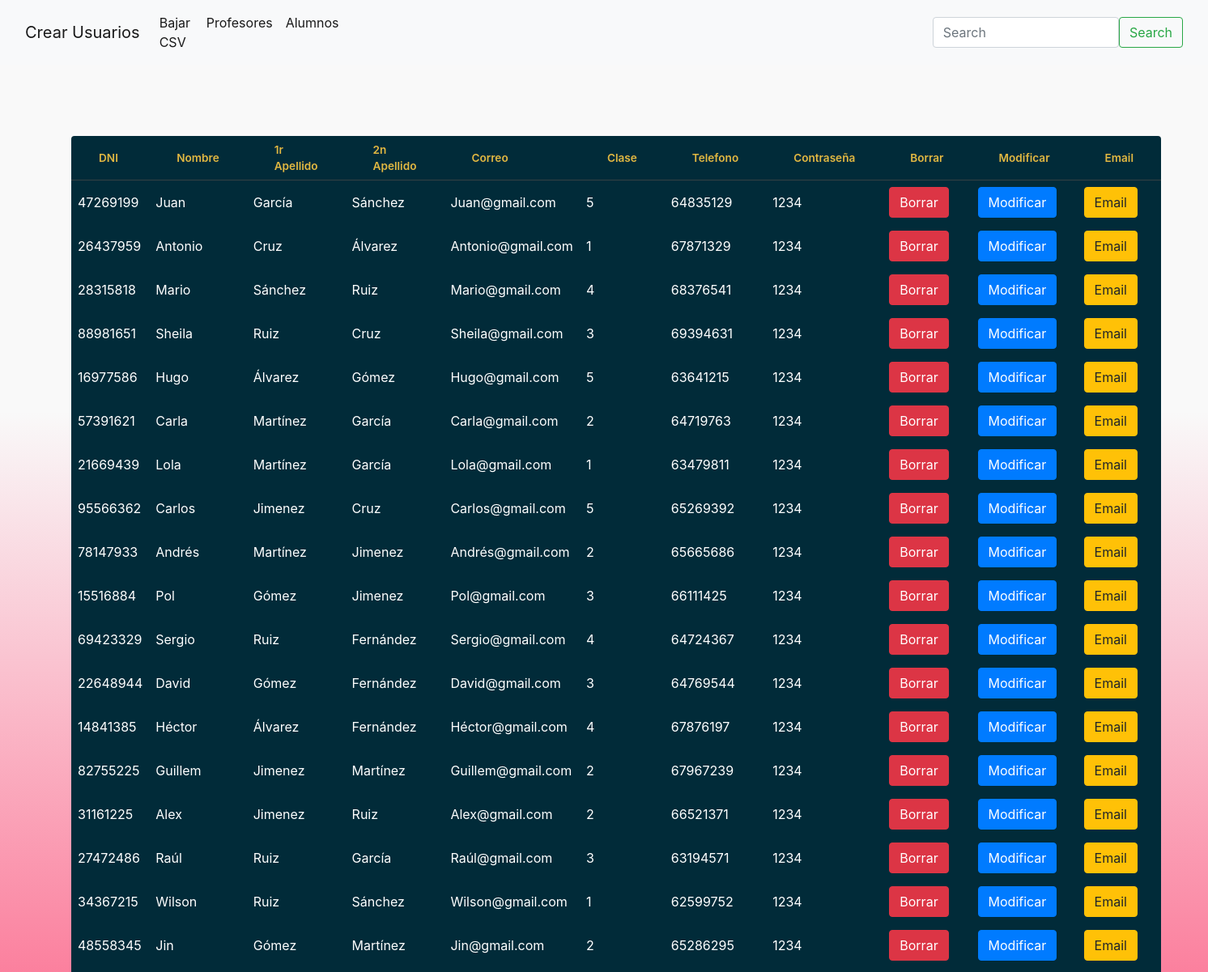
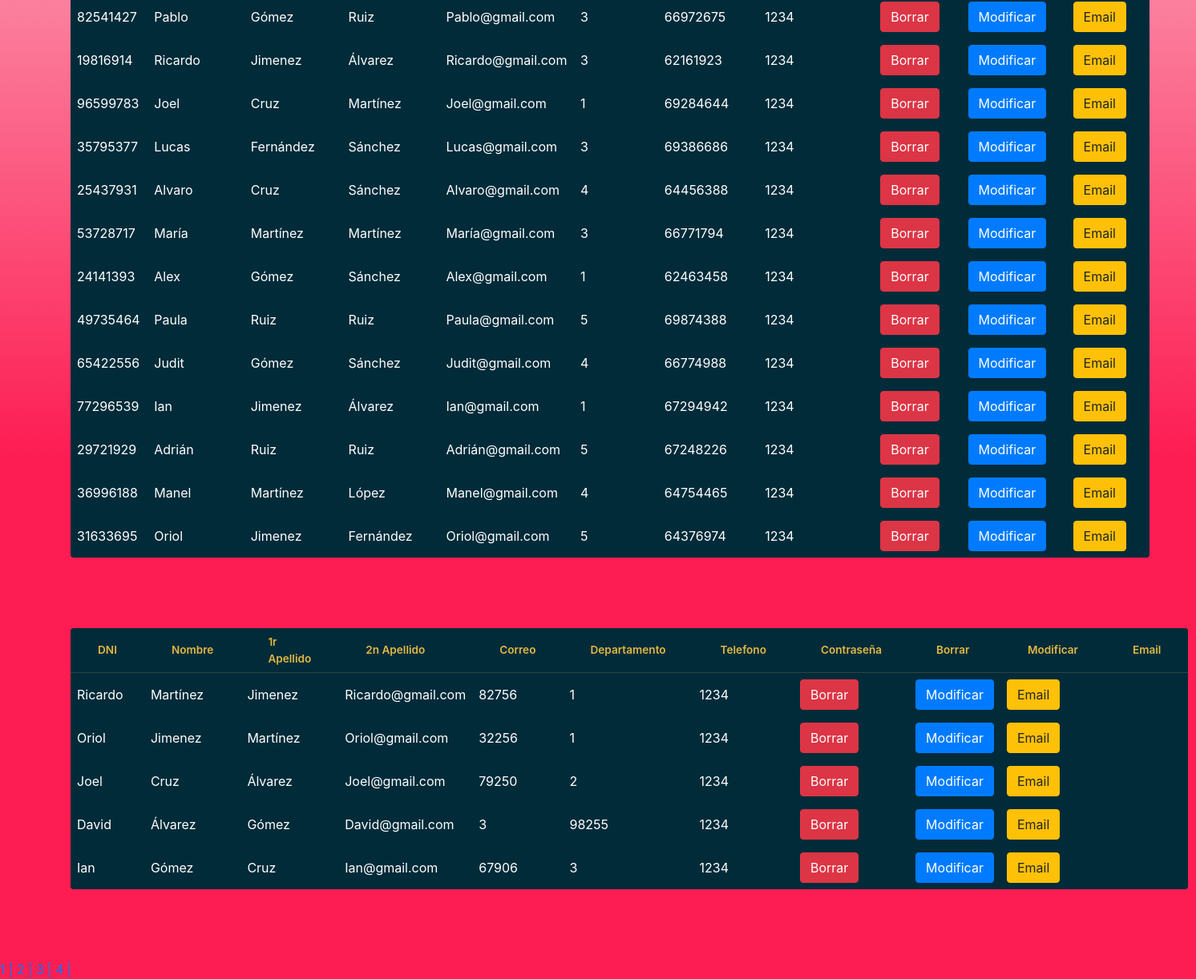
The app's page /admin.php with its own data (2 pictures, top to bottom).
### tables this page shows
CREATE TABLE IF NOT EXISTS tbl_alumne(
	id_alumne int(10) NOT NULL AUTO_INCREMENT,
	dni_alu varchar(9) NULL,
	nom_alu varchar(20) NOT NULL,
	cognom1_alu varchar(20) NULL,
	cognom2_alu varchar(20) NULL,
	telf_alu varchar(9) NULL,
	email_alu varchar(50) NULL,
	classe int(5) NOT NULL,
    passwd_alu varchar(40) NULL,
	constraint pk_alumne PRIMARY KEY (id_alumne)
);

CREATE TABLE IF NOT EXISTS tbl_professor(
	id_professor int(5) NOT NULL AUTO_INCREMENT,
	nom_prof varchar (20) NOT NULL,
	cognom1_prof varchar (20) NULL,
	cognom2_prof varchar (20) NULL,
	email_prof varchar(50) NULL,
	telf varchar (5) NULL,  
	dept int(5) NOT NULL,
    passwd_prof varchar(50) NULL,
	constraint pk_professor PRIMARY KEY (id_professor)
);

### admin.php (the view, shortened to what this page needs)
<!DOCTYPE html>
<html lang="en">
<head>
    <link rel="stylesheet" href="./styles/tabla2.css">
    <link rel="stylesheet" href="https://maxcdn.bootstrapcdn.com/bootstrap/4.0.0/css/bootstrap.min.css"
>
</head>
<body>
<nav class="navbar navbar-expand-lg navbar-light bg-light">
  <div class="container-fluid" >
    <a class="navbar-brand" href="./profeoalu.php">Crear Usuarios</a>
    <div class="collapse navbar-collapse" id="navbarSupportedContent">
      <ul class="navbar-nav me-auto mb-2 mb-lg-0">
        <li class="nav-item">
          <a class="nav-link active" aria-current="page" href="./bajarcsv.php">Bajar CSV</a>
        </li>
        <li class="nav-item">
          <a class="nav-link active" href="">Profesores</a>
        </li>
        <li class="nav-item">
          <a class="nav-link active" href="">Alumnos</a>
        </li>
      </ul>
      <form class="d-flex">
        <input class="form-control me-2" type="search" placeholder="Search" aria-label="Search">
        <button class="btn btn-outline-success" type="submit">Search</button>
      </form>
    </div>
  </div>
</nav>
<?php
include './proc/conexion.php';
$sql = "SELECT * FROM tbl_alumne;";
$listadodept= mysqli_query($connection, $sql);
echo '<table>';
echo '<tr>';
echo '<th>DNI</th>';
echo '<th>Nombre</th>';
echo '<th>1r Apellido</th>';
echo '<th>2n Apellido</th>';
echo '<th>Correo</th>';
echo '<th>Clase</th>';
echo '<th>Telefono</th>';
echo '<th>Contraseña</th>';
echo '<th>Borrar</th>';
echo'<th>Modificar</th>';
echo'<th>Email</th>';
echo '</tr>';
$cantPorPagina = 10;
$sql = "SELECT * from tbl_alumne;";
$queryAnim = mysqli_query($connection, $sql);
$numFilas = mysqli_num_rows($queryAnim);
$cantidadPaginas=ceil($numFilas/$cantPorPagina);
foreach ($listadodept as $alumno) {
    echo '<tr>';
    echo "<td>{$alumno['dni_alu']}</td>";
    echo "<td>{$alumno['nom_alu']}</td>";
    echo "<td>{$alumno['cognom1_alu']}</td>";
    echo "<td>{$alumno['cognom2_alu']}</td>";
    echo "<td>{$alumno['email_alu']}</td>";
    echo "<td>{$alumno['classe']}</td>";
    echo "<td>{$alumno['telf_alu']}</td>";
    echo "<td>{$alumno['passwd_alu']}</td>";
  if (!$_SESSION['login2']) {
    echo "<td><button type='button' class='btn btn-danger' onClick=\"aviso('borrar.php?id={$alumno['id_alumne']};')\" >Borrar</button></td>";
    echo "<td><button class='btn btn-primary' onClick='aviso('modificar.php?id={$alumno['id_alumne']};')'>Modificar</button></td>";
    echo "<td><button type='button' class='btn btn-warning' onClick='aviso('borrar.php?id={$alumno['id_alumne']};')'>Email</button></td>";
  }
}
    echo '</table>';
?>
<?php
$sql1 = "SELECT * FROM tbl_professor;";
$listadoprof= mysqli_query($connection, $sql1);
echo '<table>';
echo '<tr>';
echo '<th>DNI</th>';
echo '<th>Nombre</th>';
echo '<th>1r Apellido</th>';
echo '<th>2n Apellido</th>';
echo '<th>Correo</th>';
echo '<th>Departamento</th>';
echo '<th>Telefono</th>';
echo '<th>Contraseña</th>';
echo '<th>Borrar</th>';
echo'<th>Modificar</th>';
echo'<th>Email</th>';
echo '</tr>';
foreach ($listadoprof as $professor) {
    echo '<tr>';
    echo "<td>{$professor['nom_prof']}</td>";
    echo "<td>{$professor['cognom1_prof']}</td>";
    echo "<td>{$professor['cognom2_prof']}</td>";
    echo "<td>{$professor['email_prof']}</td>";
    echo "<td>{$professor['telf']}</td>";
    echo "<td>{$professor['dept']}</td>";
    echo "<td>{$professor['passwd_prof']}</td>";
    ?>
    <td><button type="button" class="btn btn-danger" onClick="aviso('borrar.php?id=<?php echo $professor['id_professor']; ?>')" >Borrar</button></td>
    <td><button class="btn btn-primary" onClick="aviso('modificar.php?id=<?php echo $professor['id_professor']; ?>')">Modificar</button></td>
    <td><button type="button" class="btn btn-warning" onClick="aviso('borrar.php?id=<?php echo $professor['id_professor']; ?>')" >Email</button></td>
    <?php
}
echo '</table>';
for($i=1;$i<=$cantidadPaginas;$i++) {
  echo "<span><a href='admin.php?pag=$i'>$i  |  </a></span>";
}
?>
</body>
</html>

### styles/tabla2.css (style rules this page uses)
*, *:before, *:after { margin: 0; padding: 0; box-sizing: border-box; }
body { background: rgb(253, 29, 83); background: linear-gradient(0deg, rgba(253, 29, 83, 1) 27%, rgba(249, 249, 249, 1) 79%); font-family: 'Open Sans', sans-serif; }
table { background: #012B39; border-radius: 0.25em; border-collapse: collapse; margin: 5.5em; }
th { border-bottom: 1px solid #364043; color: #E2B842; font-size: 0.85em; font-weight: 600; padding: 0.5em 2.5em; text-align: left; }
td { color: #fff; font-weight: 400; padding: 0.5em 0.5em; }
tbody tr { transition: background 0.25s ease; }
.d-flex { padding-left: 57%; }

### records on screen
tbl_alumne: dni_alu "47269199", nom_alu "Juan", cognom1_alu "García", cognom2_alu "Sánchez", email_alu "Juan@gmail.com", classe "5", telf_alu "64835129", passwd_alu "1234"
tbl_alumne: dni_alu "26437959", nom_alu "Antonio", cognom1_alu "Cruz", cognom2_alu "Álvarez", email_alu "Antonio@gmail.com", classe "1", telf_alu "67871329", passwd_alu "1234"
tbl_alumne: dni_alu "28315818", nom_alu "Mario", cognom1_alu "Sánchez", cognom2_alu "Ruiz", email_alu "Mario@gmail.com", classe "4", telf_alu "68376541", passwd_alu "1234"
tbl_alumne: dni_alu "88981651", nom_alu "Sheila", cognom1_alu "Ruiz", cognom2_alu "Cruz", email_alu "Sheila@gmail.com", classe "3", telf_alu "69394631", passwd_alu "1234"
tbl_alumne: dni_alu "16977586", nom_alu "Hugo", cognom1_alu "Álvarez", cognom2_alu "Gómez", email_alu "Hugo@gmail.com", classe "5", telf_alu "63641215", passwd_alu "1234"
tbl_alumne: dni_alu "57391621", nom_alu "Carla", cognom1_alu "Martínez", cognom2_alu "García", email_alu "Carla@gmail.com", classe "2", telf_alu "64719763", passwd_alu "1234"
tbl_alumne: dni_alu "21669439", nom_alu "Lola", cognom1_alu "Martínez", cognom2_alu "García", email_alu "Lola@gmail.com", classe "1", telf_alu "63479811", passwd_alu "1234"
tbl_alumne: dni_alu "95566362", nom_alu "Carlos", cognom1_alu "Jimenez", cognom2_alu "Cruz", email_alu "Carlos@gmail.com", classe "5", telf_alu "65269392", passwd_alu "1234"
tbl_alumne: dni_alu "78147933", nom_alu "Andrés", cognom1_alu "Martínez", cognom2_alu "Jimenez", email_alu "Andrés@gmail.com", classe "2", telf_alu "65665686", passwd_alu "1234"
tbl_alumne: dni_alu "15516884", nom_alu "Pol", cognom1_alu "Gómez", cognom2_alu "Jimenez", email_alu "Pol@gmail.com", classe "3", telf_alu "66111425", passwd_alu "1234"
tbl_alumne: dni_alu "69423329", nom_alu "Sergio", cognom1_alu "Ruiz", cognom2_alu "Fernández", email_alu "Sergio@gmail.com", classe "4", telf_alu "64724367", passwd_alu "1234"
tbl_alumne: dni_alu "22648944", nom_alu "David", cognom1_alu "Gómez", cognom2_alu "Fernández", email_alu "David@gmail.com", classe "3", telf_alu "64769544", passwd_alu "1234"
tbl_alumne: dni_alu "14841385", nom_alu "Héctor", cognom1_alu "Álvarez", cognom2_alu "Fernández", email_alu "Héctor@gmail.com", classe "4", telf_alu "67876197", passwd_alu "1234"
tbl_alumne: dni_alu "82755225", nom_alu "Guillem", cognom1_alu "Jimenez", cognom2_alu "Martínez", email_alu "Guillem@gmail.com", classe "2", telf_alu "67967239", passwd_alu "1234"
tbl_alumne: dni_alu "31161225", nom_alu "Alex", cognom1_alu "Jimenez", cognom2_alu "Ruiz", email_alu "Alex@gmail.com", classe "2", telf_alu "66521371", passwd_alu "1234"
tbl_alumne: dni_alu "27472486", nom_alu "Raúl", cognom1_alu "Ruiz", cognom2_alu "García", email_alu "Raúl@gmail.com", classe "3", telf_alu "63194571", passwd_alu "1234"
tbl_alumne: dni_alu "34367215", nom_alu "Wilson", cognom1_alu "Ruiz", cognom2_alu "Sánchez", email_alu "Wilson@gmail.com", classe "1", telf_alu "62599752", passwd_alu "1234"
tbl_alumne: dni_alu "48558345", nom_alu "Jin", cognom1_alu "Gómez", cognom2_alu "Martínez", email_alu "Jin@gmail.com", classe "2", telf_alu "65286295", passwd_alu "1234"
tbl_alumne: dni_alu "82541427", nom_alu "Pablo", cognom1_alu "Gómez", cognom2_alu "Ruiz", email_alu "Pablo@gmail.com", classe "3", telf_alu "66972675", passwd_alu "1234"
tbl_alumne: dni_alu "19816914", nom_alu "Ricardo", cognom1_alu "Jimenez", cognom2_alu "Álvarez", email_alu "Ricardo@gmail.com", classe "3", telf_alu "62161923", passwd_alu "1234"
tbl_alumne: dni_alu "96599783", nom_alu "Joel", cognom1_alu "Cruz", cognom2_alu "Martínez", email_alu "Joel@gmail.com", classe "1", telf_alu "69284644", passwd_alu "1234"
tbl_alumne: dni_alu "35795377", nom_alu "Lucas", cognom1_alu "Fernández", cognom2_alu "Sánchez", email_alu "Lucas@gmail.com", classe "3", telf_alu "69386686", passwd_alu "1234"
tbl_alumne: dni_alu "25437931", nom_alu "Alvaro", cognom1_alu "Cruz", cognom2_alu "Sánchez", email_alu "Alvaro@gmail.com", classe "4", telf_alu "64456388", passwd_alu "1234"
tbl_alumne: dni_alu "53728717", nom_alu "María", cognom1_alu "Martínez", cognom2_alu "Martínez", email_alu "María@gmail.com", classe "3", telf_alu "66771794", passwd_alu "1234"
tbl_alumne: dni_alu "24141393", nom_alu "Alex", cognom1_alu "Gómez", cognom2_alu "Sánchez", email_alu "Alex@gmail.com", classe "1", telf_alu "62463458", passwd_alu "1234"
tbl_alumne: dni_alu "49735464", nom_alu "Paula", cognom1_alu "Ruiz", cognom2_alu "Ruiz", email_alu "Paula@gmail.com", classe "5", telf_alu "69874388", passwd_alu "1234"
tbl_alumne: dni_alu "65422556", nom_alu "Judit", cognom1_alu "Gómez", cognom2_alu "Sánchez", email_alu "Judit@gmail.com", classe "4", telf_alu "66774988", passwd_alu "1234"
tbl_alumne: dni_alu "77296539", nom_alu "Ian", cognom1_alu "Jimenez", cognom2_alu "Álvarez", email_alu "Ian@gmail.com", classe "1", telf_alu "67294942", passwd_alu "1234"
tbl_alumne: dni_alu "29721929", nom_alu "Adrián", cognom1_alu "Ruiz", cognom2_alu "Ruiz", email_alu "Adrián@gmail.com", classe "5", telf_alu "67248226", passwd_alu "1234"
tbl_alumne: dni_alu "36996188", nom_alu "Manel", cognom1_alu "Martínez", cognom2_alu "López", email_alu "Manel@gmail.com", classe "4", telf_alu "64754465", passwd_alu "1234"
tbl_alumne: dni_alu "31633695", nom_alu "Oriol", cognom1_alu "Jimenez", cognom2_alu "Fernández", email_alu "Oriol@gmail.com", classe "5", telf_alu "64376974", passwd_alu "1234"
tbl_professor: nom_prof "Ricardo", cognom1_prof "Martínez", cognom2_prof "Jimenez", email_prof "Ricardo@gmail.com", telf "82756", dept "1", passwd_prof "1234"
tbl_professor: nom_prof "Oriol", cognom1_prof "Jimenez", cognom2_prof "Martínez", email_prof "Oriol@gmail.com", telf "32256", dept "1", passwd_prof "1234"
tbl_professor: nom_prof "Joel", cognom1_prof "Cruz", cognom2_prof "Álvarez", email_prof "Joel@gmail.com", telf "79250", dept "2", passwd_prof "1234"
tbl_professor: nom_prof "David", cognom1_prof "Álvarez", cognom2_prof "Gómez", email_prof "David@gmail.com", telf "3", dept "98255", passwd_prof "1234"
tbl_professor: nom_prof "Ian", cognom1_prof "Gómez", cognom2_prof "Cruz", email_prof "Ian@gmail.com", telf "67906", dept "3", passwd_prof "1234"
